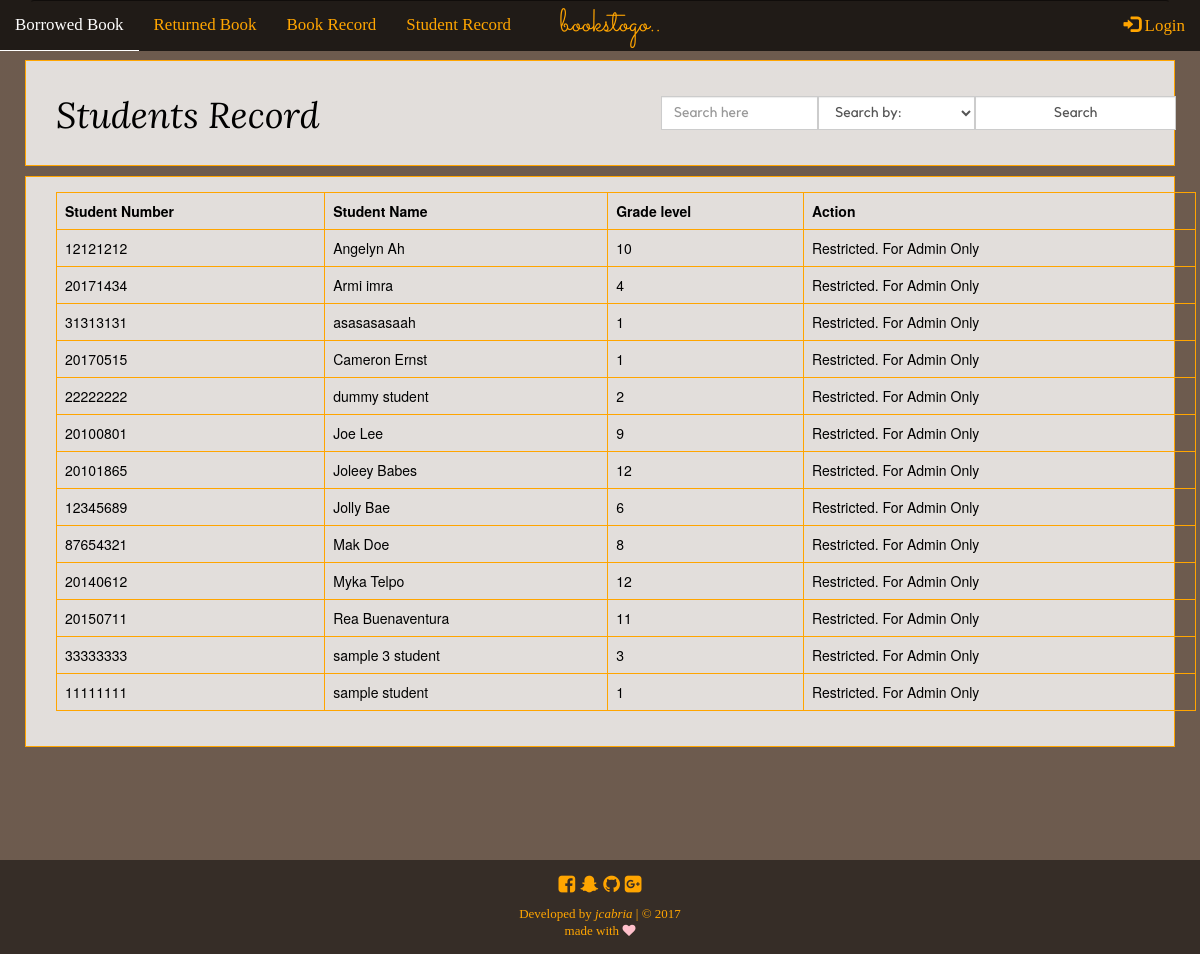
/student_record.php, run on the app's committed database.
### tables this page shows
CREATE TABLE `students_record` (
  `id` int(11) NOT NULL,
  `student_number` int(8) NOT NULL,
  `student_name` varchar(255) NOT NULL,
  `grade_level` varchar(255) NOT NULL
);

### student_record.php (the view, shortened to what this page needs)
<?php
function display_content() {
	require_once('connection.php');
	echo "
		<div class='container-fluid stud-record-div'>
			<div class='container'>
				<div class='row'>
					<form method='POST' action=''>
						<div class='col-md-6'>
							<h1>Students Record</h1>";
						echo "</div>
						<div class='col-md-6'>
							<div class='input-group search_trans'>
								<span class='input-group-btn'>
									<input type='text' class='form-control' placeholder='Search here' name='search_stud'>
								</span>
								<span class='input-group-btn'>
									<select name='search_ddown' class='form-control'>
										<option disabled selected>
											Search by: </option>
										<option value='student_number'>
											Student Number</option>
										<option value='student_name'>
											Student Name</option>
										<option value='grade_level'>
											Grade Level</option>
									</select>
								</span>
								<span class='input-group-btn'>
									<input type='submit' class='form-control' name='search-stud-btn' value='Search'>
								</span>
							</div>
						</div>
					</form>
				</div>
			</div>
		</div>";
	$sql = "SELECT * FROM students_record ORDER BY student_name ASC";
	$show = mysqli_query($conn, $sql);
	if (isset($_POST['search-stud-btn'])) {
		$search_stud = $_POST['search_stud'];
		$search_ddown = $_POST['search_ddown'];
		$query = "SELECT * FROM students_record WHERE $search_ddown LIKE '%$search_stud%'";
		$result = mysqli_query($conn, $query);
		echo "Search result for <em>$search_stud</em>. Found " .mysqli_num_rows($result). " result.<br><hr><br>";
		if (mysqli_num_rows($result) > 0) {
			echo "
				<div class='container-fluid stud-record-div'>
					<div class='container'>
						<div class='table-responsive'>
							<table class='table table-bordered table-hover'>
								<thead>
									<tr>
										<th>Student Number</th>
										<th>Student Name</th>
										<th>Grade level</th>
										<th>Action</th>
									</tr>
								</thead>
								<tbody>";
								while ($row = mysqli_fetch_assoc($result)) {
									extract($row);
								echo "<tr>
										<td>".$row['student_number']."</td>
										<td>".$row['student_name']."</td>
										<td>".$row['grade_level']."</td>";
								if (isset($_SESSION['username'])) {
									echo "<td>";
									echo '<a type="button" class="btn btn-default" href="update_stud.php?id='.$id.'">Update</a>
										<a type="button" class="btn btn-default" href="delete_stud.php?id='.$id.'">Delete</a>';
									echo"</td>";
									} else {
										echo "<td>Restricted. For Admin Only</td>";
									}
								echo"</tr>";
									}
							echo"</tbody>
							</table>
						</div>
					</div>
				</div>";
		}
	}
	else {
		if (mysqli_num_rows($show) > 0) {
			echo "
				<div class='container-fluid stud-record-div'>
					<div class='container'>
						<div class='table-responsive'>
							<table class='table table-bordered table-hover'>
								<thead>
									<tr>
										<th>Student Number</th>
										<th>Student Name</th>
										<th>Grade level</th>
										<th>Action</th>
									</tr>
								</thead>
								<tbody>";
								while ($row = mysqli_fetch_assoc($show)) {
									extract($row);
								echo "<tr>
										<td>".$row['student_number']."</td>
										<td>".$row['student_name']."</td>
										<td>".$row['grade_level']."</td>";
								if (isset($_SESSION['username'])) {
									echo "<td>";
									echo '<a type="button" class="btn btn-default" href="update_stud.php?id='.$id.'">Update</a>
										<a type="button" class="btn btn-default" href="delete_stud.php?id='.$id.'">Delete</a>';
									echo"</td>";
									} else {
										echo "<td>Restricted. For Admin Only</td>";
									}
							echo"</tr>";
								}
						echo"</tbody>
						</table>
					</div>
				</div>
			</div>";
		}
	}
}
require_once('template.php');
 ?>

### template.php (style rules this page uses)
body { background-color: #dab69d; background-image: linear-gradient( rgba(0,0,0,0.5), rgba(0,0,0,0.5) ), url("image/unsplash7.jpg"); background-attachment: fixed; height: auto; background-size: cover; background-position: center center; }
.contents-here h1 { font-family: "mynav2"; }
.contents-here p, .search-row, .contents-here input, .contents-here select, .contents-here span, .search-div th, .search-div td, .trans-div th, .trans-div td { font-family: "kollektif"; }
.search-div, .trans-div, .rtn-invnt-div, .bk-invnt-div, .stud-record-div { background-color: rgba(255,255,255,0.8); border: 1px solid orange; padding: 15px; margin: 10px; color: black; }
.table-bordered, .table-bordered > thead > tr > th, .table-bordered > tbody > tr > td { border: 1px solid orange; }
.search_trans { padding: 20px; }

### data on the page
students_record: student_number "12121212", student_name "Angelyn Ah", grade_level "10"
students_record: student_number "20171434", student_name "Armi imra", grade_level "4"
students_record: student_number "31313131", student_name "asasasasaah", grade_level "1"
students_record: student_number "20170515", student_name "Cameron Ernst", grade_level "1"
students_record: student_number "22222222", student_name "dummy student", grade_level "2"
students_record: student_number "20100801", student_name "Joe Lee", grade_level "9"
students_record: student_number "20101865", student_name "Joleey Babes", grade_level "12"
students_record: student_number "12345689", student_name "Jolly Bae", grade_level "6"
students_record: student_number "87654321", student_name "Mak Doe", grade_level "8"
students_record: student_number "20140612", student_name "Myka Telpo", grade_level "12"
students_record: student_number "20150711", student_name "Rea Buenaventura", grade_level "11"
students_record: student_number "33333333", student_name "sample 3 student", grade_level "3"
students_record: student_number "11111111", student_name "sample student", grade_level "1"
